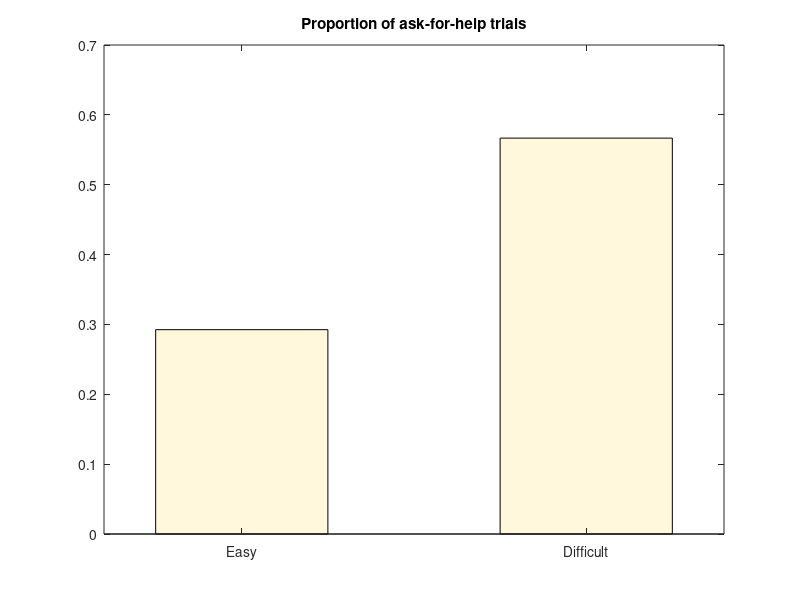

MATLAB code to generate this figure: (Note: this script raises an error after producing the figure.)
clear;
clc;

% load data and model predictions for Experiment 3

load stat_negative_1C_2Phinto_Exp3 % parameters in the winning model
load modelfit_data_ChoiceAndRecall_Exp3 % data of choice and recall performance
load prec_Exp3 % predicted memory strength in the winning model
load askPropData_Exp3 % overall ask-for-help proportions
load recData_Exp3 % overall recall performance

%% Predict ask-for-help proportion

for i=1:ntrial
   ask_predict(i) = prec(i) < stats.mean.C(sub(i),condition(i));
end

for i=1:nsubj
    for j=1:4
       askProp_predict_sub(i,j)=mean(ask_predict(sub==i & condition==j)); 
    end
end

%% Predict recall performance

for i=1:ntrial
    if (condition(i)==1 || condition(i)==2) && ask_predict(i)==1
        rec_predict(i) = prec(i) + stats.mean.U_hint_obj(sub(i),condition(i));
        if rec_predict(i)>1
           rec_predict(i)=1; 
        end
    else
        rec_predict(i) = prec(i);
    end
end

for i=1:nsubj
    for j=1:2
       recProp_predict_sub(i,j)=mean(rec_predict(sub==i & condition==j)); 
    end
end

for i=1:nsubj
    for j=1:2
       recProp_ask_predict_sub(i,j)=mean(rec_predict(sub==i & condition==j & ask_predict'==1)); 
       recProp_answer_predict_sub(i,j)=mean(rec_predict(sub==i & condition==j & ask_predict'==0)); 
    end
end

%% Draw bar graph for ask-for-help proportion 

ctrs = 1:size(askPropDataMean,1);
data = askPropDataMean;
figure(1);
hBar = bar(ctrs, data,0.5);

set(hBar(1),'FaceColor',[1 248/255 220/255]);

title('Proportion of ask-for-help trials');

xlabel=cell(1,size(askPropDataMean,1));
xlabel{1}='Easy';
xlabel{2}='Difficult';
set(gca,'xticklabel', xlabel) ;

ctr = [];
ydt = [];

for k1 = 1:size(askPropDataMean,2)
    ctr(k1,:) = bsxfun(@plus, hBar(1).XData, [hBar(k1).XOffset]');
    ydt(k1,:) = hBar(k1).YData;
end
hold on
e=errorbar(ctr, ydt, zeros(size(ydt)), askPropDataSE', '.k');
for i=1:1
    e(i).LineWidth=2;
end

pre_askprop=nanmean(askProp_predict_sub);
pre_askprop_se=nanstd(askProp_predict_sub)./sqrt(sum(1-isnan(askProp_predict_sub)));
pre_askprop=[pre_askprop(1) pre_askprop(2)];
pre_askprop_se=[pre_askprop_se(1) pre_askprop_se(2)];

pre_points_askprop = plot(ctr+0.05,pre_askprop','r.','MarkerSize',35);
e_pre=errorbar(ctr+0.05, pre_askprop', pre_askprop_se', pre_askprop_se', '.r');
for i=1:1
    e_pre(i).LineWidth=2;
end

set(findall(gcf,'-property','FontSize'),'FontSize',24)
set(findall(gcf,'-property','FontWeight'),'FontWeight','bold')

%% Draw bar graph for overall recall performance

ctrs = 1:size(recCombineDataMean,1);
data = recCombineDataMean;
figure(2);
hBar = bar(ctrs, data);

set(hBar(1),'FaceColor',[0 0 205/255]);
set(hBar(2),'FaceColor',[135/255 206/255 250/255]);

title('Recall performance');

xlabel=cell(1,size(recCombineDataMean,1));
xlabel{1}='Easy';
xlabel{2}='Difficult';
set(gca,'xticklabel', xlabel) ;

legends=cell(1,size(recCombineDataMean,2));
legends{1}='Free Choice';
legends{2}='Forced Recall';
legend(hBar,legends);

ctr = [];
ydt = [];

for k1 = 1:size(recCombineDataMean,2)
    ctr(k1,:) = bsxfun(@plus, hBar(1).XData, [hBar(k1).XOffset]');
    ydt(k1,:) = hBar(k1).YData;
end
hold on
e=errorbar(ctr, ydt, zeros(size(ydt)), recCombineDataSE', '.k');
for i=1:size(recCombineDataMean,1)
    e(i).LineWidth=2;
end

pre_rec=nanmean(recProp_predict_sub);
pre_rec=[[pre_rec(1);pre_rec(2)] recCombineDataMean(:,2)];
pre_rec_se=nanstd(recProp_predict_sub)./sqrt(sum(1-isnan(recProp_predict_sub)));
pre_rec_se=[[pre_rec_se(1);pre_rec_se(2)] recCombineDataSE(:,2)];

pre_points_rec = plot(ctr+0.05,pre_rec','r.','MarkerSize',35);
e_pre=errorbar(ctr+0.05, pre_rec', pre_rec_se', pre_rec_se', '.r');
for i=1:size(recCombineDataMean,1)
    e_pre(i).LineWidth=2;
end

set(findall(gcf,'-property','FontSize'),'FontSize',24)
set(findall(gcf,'-property','FontWeight'),'FontWeight','bold')

%% Draw bar graph for recall performance in the free-choice test

ctrs = 1:size(recDataMean,1);
data = recDataMean(:,1:2);
figure(3);
hBar = bar(ctrs, data);

set(hBar(1),'FaceColor',[0 100/255 0]);
set(hBar(2),'FaceColor',[0 1 0.5]);

title('Recall performance');

xlabel=cell(1,size(recDataMean,1));
xlabel{1}='Easy';
xlabel{2}='Difficult';
set(gca,'xticklabel', xlabel) ;

legends=cell(1,2);
legends{1}='Ask';
legends{2}='Answer';
legend(hBar,legends);

ctr = [];
ydt = [];

for k1 = 1:2
    ctr(k1,:) = bsxfun(@plus, hBar(1).XData, [hBar(k1).XOffset]');
    ydt(k1,:) = hBar(k1).YData;
end
hold on
e=errorbar(ctr, ydt, zeros(size(ydt)), recDataSE(:,1:2)', '.k');
for i=1:size(recDataMean,1)
    e(i).LineWidth=2;
end

mean_rec_ask_predict = nanmean(recProp_ask_predict_sub);
se_rec_ask_predict = nanstd(recProp_ask_predict_sub)./sqrt(sum(1-isnan(recProp_ask_predict_sub)));
mean_rec_answer_predict = nanmean(recProp_answer_predict_sub);
se_rec_answer_predict = nanstd(recProp_answer_predict_sub)./sqrt(sum(1-isnan(recProp_answer_predict_sub)));

pre_rec=[[mean_rec_ask_predict(1) mean_rec_answer_predict(1);mean_rec_ask_predict(2) mean_rec_answer_predict(2)]];

pre_rec_se=[[se_rec_ask_predict(1) se_rec_answer_predict(1);se_rec_ask_predict(2) se_rec_answer_predict(2)]];

pre_points_rec = plot(ctr+0.05,pre_rec','r.','MarkerSize',35);
e_pre=errorbar(ctr+0.05, pre_rec', pre_rec_se', pre_rec_se', '.r');
for i=1:size(recDataMean,1)
    e_pre(i).LineWidth=2;
end

set(findall(gcf,'-property','FontSize'),'FontSize',24)
set(findall(gcf,'-property','FontWeight'),'FontWeight','bold')
